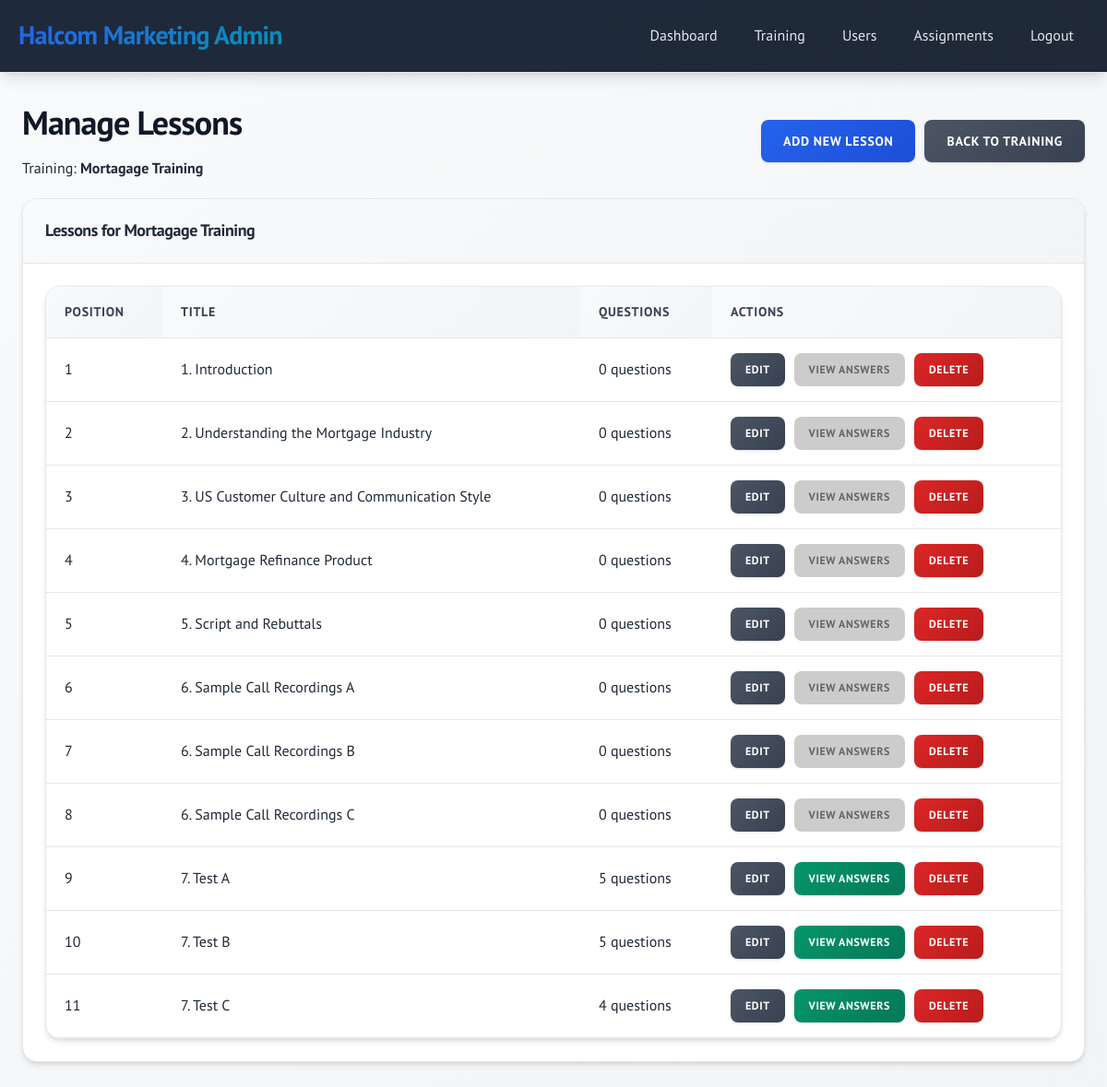
Page /admin/lessons.php?course_id=2 (signed in) on the committed database.
### tables this page shows
CREATE TABLE `courses` (
  `id` int(11) NOT NULL AUTO_INCREMENT,
  `title` varchar(200) NOT NULL,
  `description` text DEFAULT NULL,
  `created_by` int(11) NOT NULL,
  `created_at` timestamp NOT NULL DEFAULT current_timestamp(),
  PRIMARY KEY (`id`),
  KEY `created_by` (`created_by`),
  CONSTRAINT `courses_ibfk_1` FOREIGN KEY (`created_by`) REFERENCES `users` (`id`) ON DELETE CASCADE
);

CREATE TABLE `lessons` (
  `id` int(11) NOT NULL AUTO_INCREMENT,
  `course_id` int(11) NOT NULL,
  `title` varchar(200) NOT NULL,
  `content` text DEFAULT NULL,
  `video_url` varchar(500) DEFAULT NULL,
  `embed_code` text DEFAULT NULL,
  `audio_url` varchar(500) DEFAULT NULL,
  `reference_files` text DEFAULT NULL,
  `position` int(11) NOT NULL DEFAULT 1,
  `created_at` timestamp NOT NULL DEFAULT current_timestamp(),
  PRIMARY KEY (`id`),
  KEY `course_id` (`course_id`),
  CONSTRAINT `lessons_ibfk_1` FOREIGN KEY (`course_id`) REFERENCES `courses` (`id`) ON DELETE CASCADE
);

### admin/lessons.php (the view, shortened to what this page needs)
<?php
$pdo = getDBConnection();
$course_id = $_GET['course_id'] ?? null;
$stmt = $pdo->prepare("SELECT * FROM courses WHERE id = ?");
$stmt->execute([$course_id]);
$Training = $stmt->fetch();
$stmt = $pdo->prepare("
    SELECT l.*,
           COUNT(DISTINCT lq.id) as question_count,
           COUNT(DISTINCT la.id) as answer_count
    FROM lessons l
    LEFT JOIN lesson_questions lq ON l.id = lq.lesson_id
    LEFT JOIN lesson_answers la ON lq.id = la.lesson_question_id
    WHERE l.course_id = ?
    GROUP BY l.id
    ORDER BY l.position, l.created_at
");
$stmt->execute([$course_id]);
$lessons = $stmt->fetchAll();
?>
<!DOCTYPE html>
<html lang="en">
<head>
    <link rel="stylesheet" href="../assets/css/style.css">
</head>
<body>
    <div class="header">
        <div class="header-content">
            <div class="logo">Halcom Marketing Admin</div>
            <div class="nav">
                <a href="dashboard.php">Dashboard</a>
                <a href="trainings.php">Training</a>
                <a href="users.php">Users</a>
                <a href="training_assignments.php">Assignments</a>
                <a href="../auth/logout.php">Logout</a>
            </div>
        </div>
    </div>
    <div class="container">
        <div class="d-flex justify-between align-center mb-20">
            <div>
                <h1>Manage Lessons</h1>
                <p>Training: <strong><?php echo htmlspecialchars($Training['title']); ?></strong></p>
            </div>
            <div class="d-flex gap-10">
                <a href="lesson_form.php?course_id=<?php echo $course_id; ?>" class="btn btn-primary">Add New Lesson</a>
                <a href="trainings.php" class="btn btn-secondary">Back to Training</a>
            </div>
        </div>
        <div class="card">
            <div class="card-header">
                Lessons for <?php echo htmlspecialchars($Training['title']); ?>
            </div>
            <div class="card-body">
                <?php if (empty($lessons)): ?>
                    <p>No lessons found. <a href="lesson_form.php?course_id=<?php echo $course_id; ?>">Create your first lesson</a>.</p>
                <?php else: ?>
                    <div class="table-container">
                        <table>
                            <thead>
                                <tr>
                                    <th>Position</th>
                                    <th>Title</th>
                                    <th>Questions</th>
                                    <th>Actions</th>
                                </tr>
                            </thead>
                            <tbody>
                                <?php foreach ($lessons as $lesson): ?>
                                    <tr>
                                        <td><?php echo $lesson['position']; ?></td>
                                        <td><?php echo htmlspecialchars($lesson['title']); ?></td>
                                        <td><?php echo $lesson['question_count']; ?> question<?php echo $lesson['question_count'] != 1 ? 's' : ''; ?></td>
                                        <td>
                                            <div class="d-flex gap-10">
                                                <a href="lesson_form.php?id=<?php echo $lesson['id']; ?>" class="btn btn-sm btn-secondary">Edit</a>
                                                <?php
                                                if ($lesson['question_count'] == 0) {
                                                    echo '<span class="btn btn-sm" style="background-color: #ccc; color: #666; cursor: not-allowed;">View Answers</span>';
                                                } elseif ($lesson['answer_count'] > 0) {
                                                    echo '<a href="lesson_answers.php?lesson_id=' . $lesson['id'] . '" class="btn btn-sm btn-success">View Answers</a>';
                                                } else {
                                                    echo '<a href="lesson_answers.php?lesson_id=' . $lesson['id'] . '" class="btn btn-sm btn-primary">View Answers</a>';
                                                }
                                                ?>
                                                <a href="lessons.php?course_id=<?php echo $course_id; ?>&delete=<?php echo $lesson['id']; ?>"
                                                   class="btn btn-sm btn-danger"
                                                   onclick="return confirm('Are you sure you want to delete this lesson? This will also delete all associated questions and answers.')">Delete</a>
                                            </div>
                                        </td>
                                    </tr>
                                <?php endforeach; ?>
                            </tbody>
                        </table>
                    </div>
                <?php endif; ?>
            </div>
        </div>
    </div>
</body>
</html>

### rows in the picture
courses: title "Mortagage Training"
lessons: position "1", title "1. Introduction", question_count "0", shows "VIEW ANSWERS"
lessons: position "2", title "2. Understanding the Mortgage Industry", question_count "0", shows "VIEW ANSWERS"
lessons: position "3", title "3. US Customer Culture and Communication Style", question_count "0", shows "VIEW ANSWERS"
lessons: position "4", title "4. Mortgage Refinance Product", question_count "0", shows "VIEW ANSWERS"
lessons: position "5", title "5. Script and Rebuttals", question_count "0", shows "VIEW ANSWERS"
lessons: position "6", title "6. Sample Call Recordings A", question_count "0", shows "VIEW ANSWERS"
lessons: position "7", title "6. Sample Call Recordings B", question_count "0", shows "VIEW ANSWERS"
lessons: position "8", title "6. Sample Call Recordings C", question_count "0", shows "VIEW ANSWERS"
lessons: position "9", title "7. Test A", question_count "5"
lessons: position "10", title "7. Test B", question_count "5"
lessons: position "11", title "7. Test C", question_count "4"
